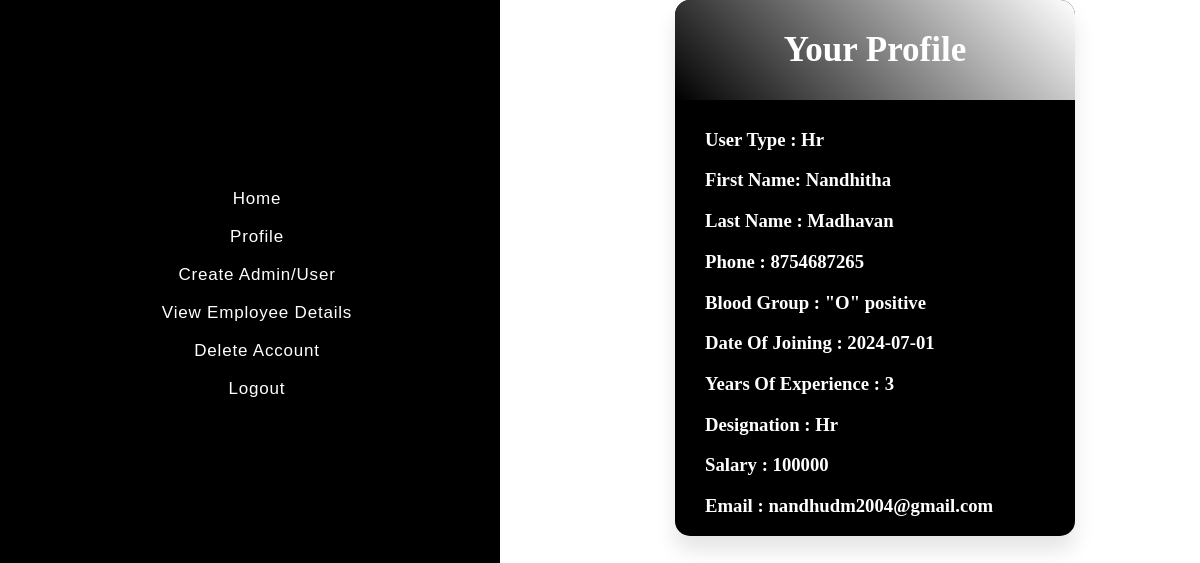
The app's page /user_admin_profile (signed in) with its own data.
### tables this page shows
CREATE TABLE employees(
        First_Name TEXT, 
        Last_Name TEXT,
        Phone_Number INTEGER,
        Date_Of_Joining DATE,
        Experience INTEGER,
        Designation TEXT,
        Salary INTEGER,
        Blood_Group TEXT,
        Email VARCHAR(200) PRIMARY KEY, 
        Password TEXT,
        User_Type TEXT);

### main.py (the view)
@app.route("/user_admin_profile")
def admin_profile():
    email = session.get("name")
    userDetails = db.get_user_details(email)
    if session.get("user_type") == "Hr":
        return render_template("admin.html",name = "profile",first = userDetails[0],last = userDetails[1],phone = userDetails[2],Doj = userDetails[3],Yoe = userDetails[4],designation=userDetails[5],sal=userDetails[6],blood=userDetails[7],email = userDetails[8],user_type = userDetails[10])
    else:
        return render_template("user.html",name = "profile",first = userDetails[0],last = userDetails[1],phone = userDetails[2],Doj = userDetails[3],Yoe = userDetails[4],designation=userDetails[5],sal=userDetails[6],blood=userDetails[7],email = userDetails[8],user_type = userDetails[10])

### database.py (called while the page is built)
  def get_user_details(self,email):
        c.execute(f"SELECT * FROM employees WHERE Email = '{email}'")
        result = c.fetchone()
        return result

### templates/admin.html (shortened to what this page needs)
<!DOCTYPE html>
<html lang="en">
<head>
  <link rel="stylesheet" href="{{ url_for('static', filename='user.css') }}">
  <link rel="stylesheet" href="https://cdnjs.cloudflare.com/ajax/libs/font-awesome/5.15.4/css/all.min.css">
  <link rel="stylesheet" href="https://cdnjs.cloudflare.com/ajax/libs/font-awesome/6.1.1/css/all.min.css">
</head>
<body>
  <ul>
    <br><br><br><br><br><br><br><br><br><br>
    <li><a href="/home"><button class="admin_btn" >Home</button></a></li>
    <li><a href="/user_admin_profile"><button class="admin_btn">Profile</button></a></li>
    <li><a href="/create_admin"><button class="admin_btn">Create Admin/User</button></a></li>
    <li><a href="/current_users"><button  class="admin_btn">View Employee Details</button></a></li>
    <li><a href="/delete"><button class="admin_btn">Delete Account</button></a></li>
    <li><a href="/logout"><button class="admin_btn">Logout</button></a></li>
  </ul>
  {% if name == "profile" %}
  <div class= "container" ">
    <div class="wrapper">
      <div class="title">Your Profile</div>
    <form>
      <h3>User Type : {{user_type}}</h3>
      <h3>First Name: {{first}}</h3>
      <h3>Last Name : {{last}}</h3>
      <h3>Phone : {{phone}}</h3>
      <h3>Blood Group : {{blood}}</h3>
      <h3>Date Of Joining : {{Doj}}</h3>
      <h3>Years Of Experience : {{Yoe}}</h3>
      <h3>Designation : {{designation}}</h3>
      <h3>Salary : {{sal}}</h3>
      <h3>Email : {{email}}</h3>
    </form>
      </div>
      </div>
  {% elif name == "home" %}
  <div class= "container" ">
    <div class="wrapper">
      <div class="title">Welcome Back !</div>
      </div>
      </div>
  {% endif %}
</body>
</html>

### static/user.css (style rules this page uses)
body { margin: 0; }
ul { list-style-type: none; margin: 0; padding: 0; width: 25%; background-color: black; position: fixed; height: 100%; overflow: auto; width: 500px; }
li a { display: block; color: #000; padding: 8px 16px; text-decoration: none; color: white; }
.container { margin-left: 550px; display: flex; justify-content: center; align-items: center; }
.wrapper { width: 400px; background:black; box-shadow: 0px 15px 20px rgba(0,0,0,0.1); border-radius: 15px 15px 15px 15px; }
.wrapper .title,.wrapper1 .title { font-size: 35px; font-weight: 600; text-align: center; line-height: 100px; color: #fff; user-select: none; border-radius: 15px 15px 0 0; background: linear-gradient(-135deg,white,black); }
.wrapper form,.wrapper1 form { padding: 10px 30px 0 30px; }
form h3 { color:white; }
.wrapper form .field input, .wrapper1 form .field input, .wrapper1 form .field select,.update,.delete,ul li a button { height: 100%; width: 100%; outline: none; font-size: 17px; padding-left: 20px; border: 1px solid lightgrey; border-radius: 25px; transition: all 0.3s ease; }
.admin_btn { border: none; background:black; transition: all 1.5s ease; color:white; letter-spacing: 0.05rem; transition: background-color 0.3s ease; }

### records on screen
employees: User_Type "Hr", First_Name "Nandhitha", Last_Name "Madhavan", Phone_Number "8754687265", Blood_Group "\"O\" positive", Date_Of_Joining "2024-07-01", Designation "Hr", Salary "100000", Email "nandhudm2004@gmail.com"

### other values on screen
{{ Yoe }} "3"
